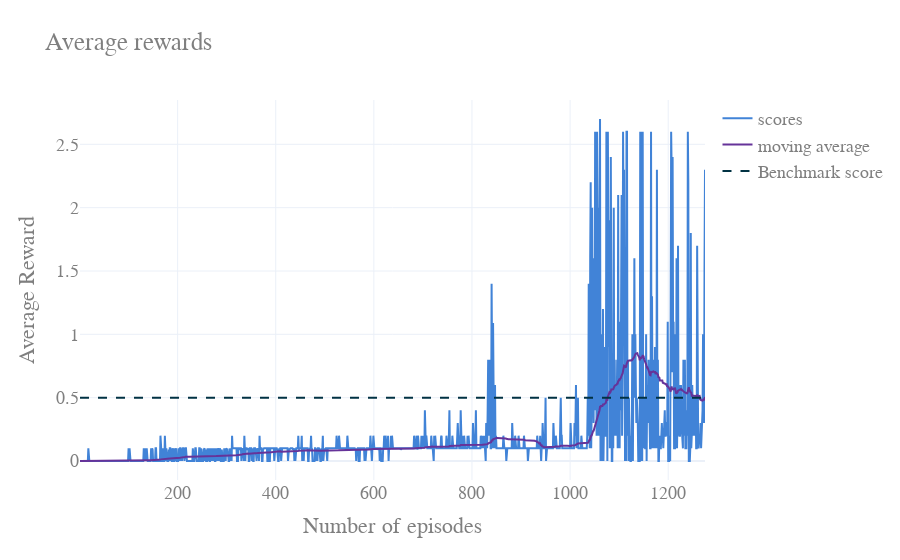

The code cell stored with this chart in its notebook:
### Code cell
from plot import plot_results

plot_results(benchmark_score=0.5)

### Figure 1 — Plotly figure (JSON) as saved in the notebook; plotly's stock layout.template omitted (floating-point values rounded to 4 significant figures; data arrays with more than 128 entries replaced by an {"elided": "..."} marker saying what was removed)
{"data": [{"marker": {"color": "rgba(65, 131, 215, 1)"}, "mode": "lines", "name": "scores", "type": "scatter", "x": {"elided": "1275 int values"}, "y": {"elided": "1275 float values"}}, {"marker": {"color": "rgba(102, 51, 153, 1)"}, "mode": "lines", "name": "moving average", "type": "scatter", "x": {"elided": "1275 int values"}, "y": {"elided": "1275 float values"}}, {"line": {"dash": "dash"}, "marker": {"color": "rgba(1, 50, 67, 1)"}, "mode": "lines", "name": "Benchmark score", "type": "scatter", "x": {"elided": "1275 int values"}, "y": {"elided": "1275 float values"}}], "layout": {"font": {"color": "#7f7f7f", "family": "Courier New, monospace", "size": 18}, "title": {"text": "Average rewards"}, "xaxis": {"title": {"text": "Number of episodes"}}, "yaxis": {"title": {"text": "Average Reward"}}}}
